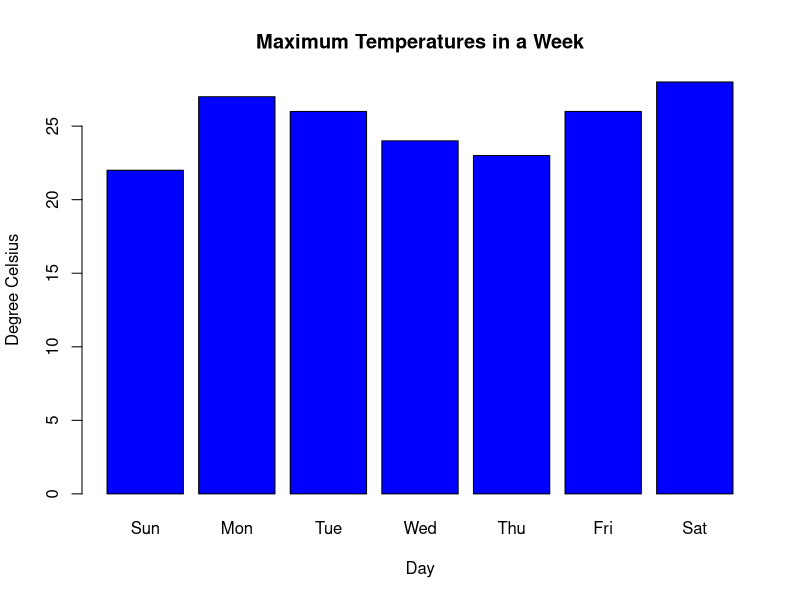
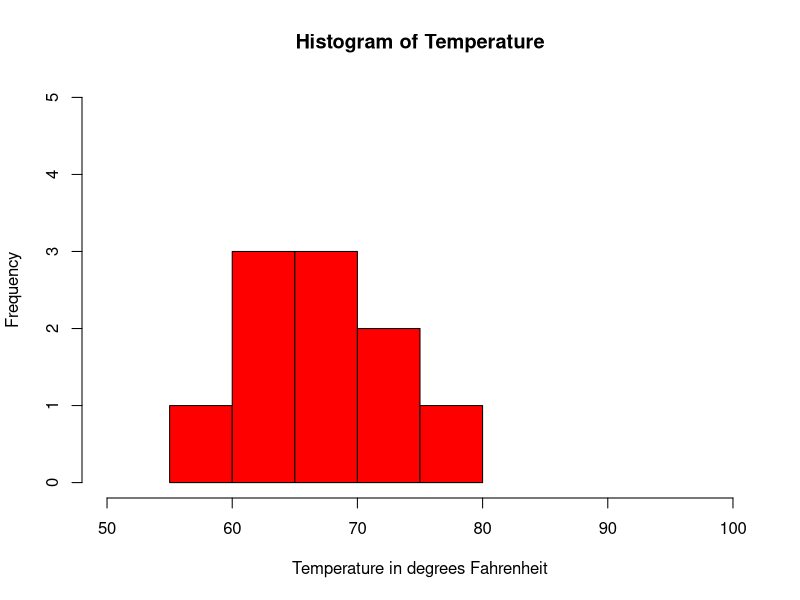
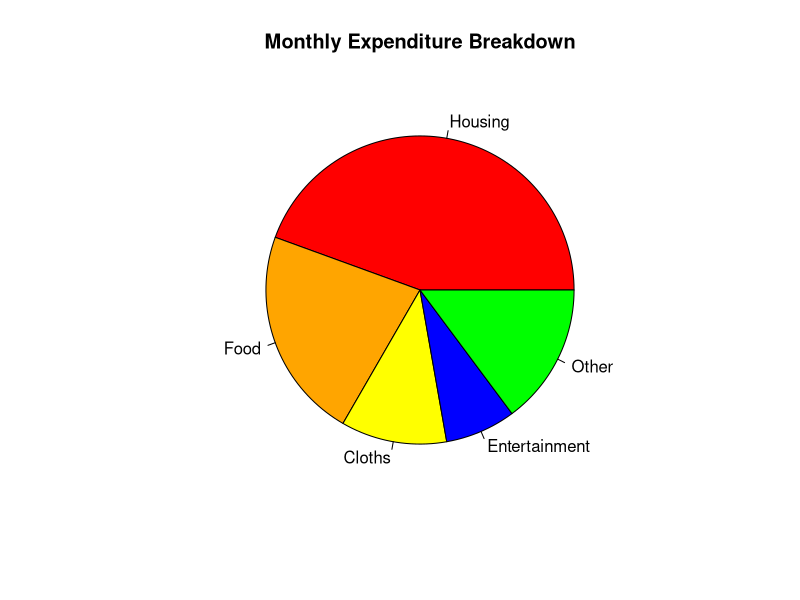
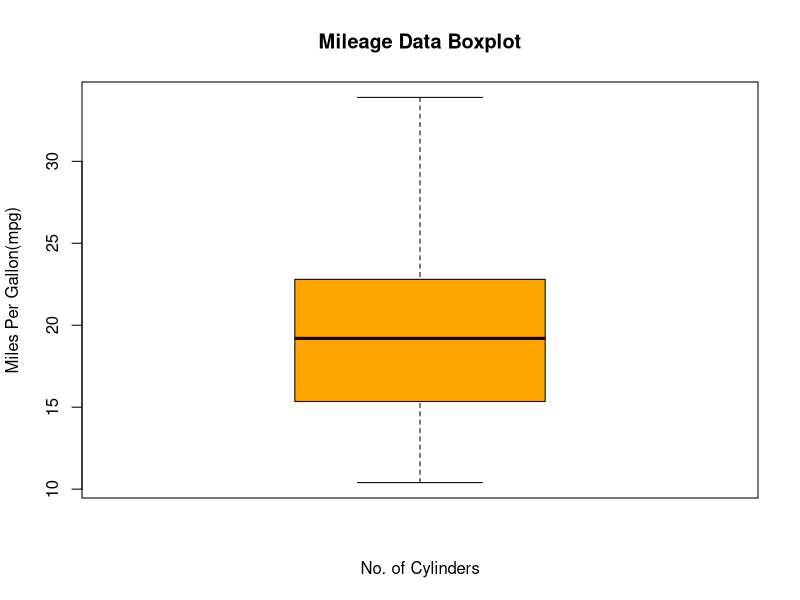
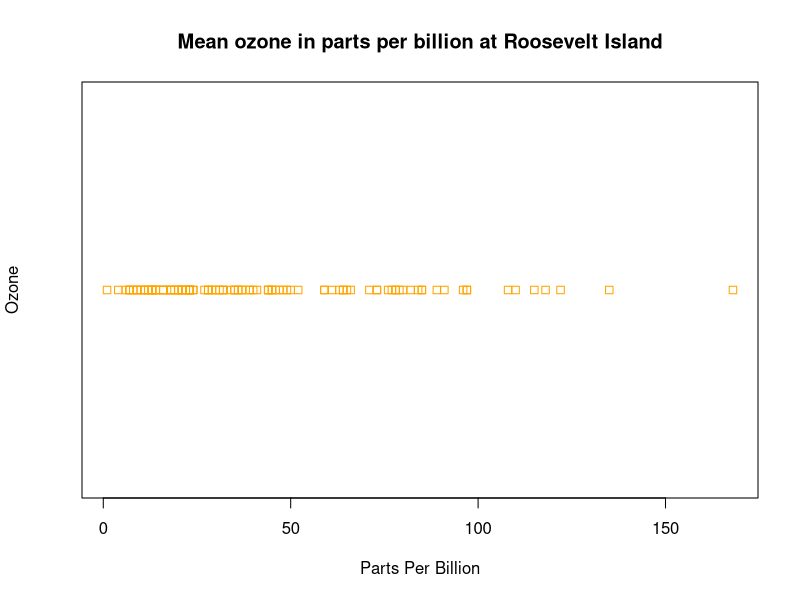

Recreate these plots in R, in order.
# 41
temperatures <- c(22, 27, 26, 24, 23, 26, 28)

result <- barplot(temperatures, 
                  main = "Maximum Temperatures in a Week", 
                  xlab = "Day",
                  ylab = "Degree Celsius",
                  names.arg = c("Sun", "Mon", "Tue", "Wed", "Thu", "Fri", "Sat"),
                  col = "blue"
)

print(result)

# 42
temperatures <- c(67 ,72 ,74 ,62 ,76 ,66 ,65 ,59 ,61 ,69 )

# histogram of temperatures vector
result <- hist(temperatures,
               main = "Histogram of Temperature",
               xlab = "Temperature in degrees Fahrenheit",
               col = "red",
               xlim = c(50,100),
               ylim = c(0, 5))

print(result)

# 43
expenditure <- c(600, 300, 150, 100, 200)

result <- pie(expenditure,
              main = "Monthly Expenditure Breakdown",
              labels = c("Housing", "Food", "Cloths", "Entertainment", "Other"),
              col = c("red", "orange", "yellow", "blue", "green")
)

print(result)

# 44
# add title, label, new color to boxplot
boxplot(mtcars$mpg,
        main="Mileage Data Boxplot",
        ylab="Miles Per Gallon(mpg)",
        xlab="No. of Cylinders",
        col="orange")

# 45
# add title, label, new color to strip chart
stripchart(airquality$Ozone,
           main="Mean ozone in parts per billion at Roosevelt Island",
           xlab="Parts Per Billion",
           ylab="Ozone",
           col="orange")

# 46
# create an empty vector a
a=c()

# display it
print(a)

# adding numbers from 1 to 
# 20 to a vector
a=1:20

# display a
print(a)







